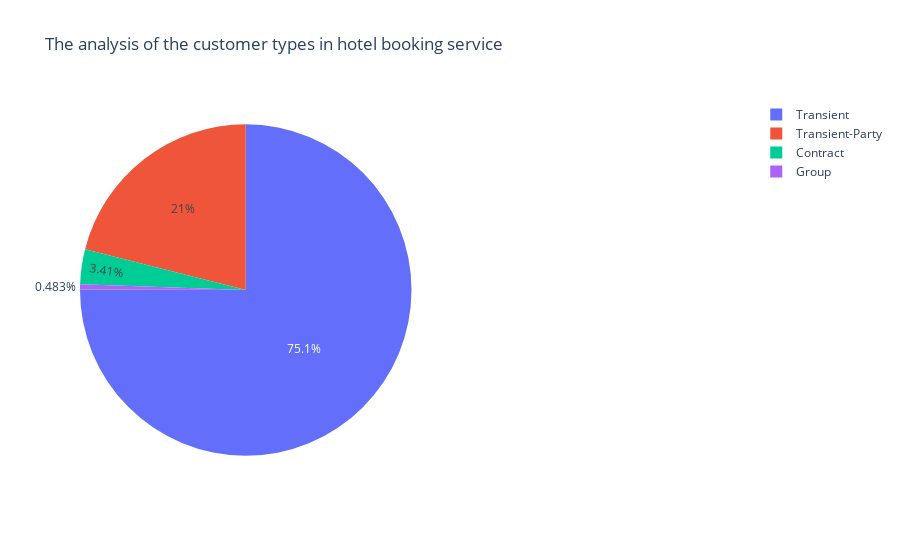

This figure's notebook cell:
### Code cell
from plotly.offline import iplot

values = df.value_counts().values 
labels = df.value_counts().index

figure = {"data": [{"values": values, "labels": labels, "domain": {"x": [0, .5]}, "hoverinfo":"label+percent", "type": "pie"}], 
          "layout": {"title":"The analysis of the customer types in hotel booking service"}}
iplot(figure)

### Figure 1 — Plotly figure (JSON) as saved in the notebook; plotly's stock layout.template omitted (floating-point values rounded to 4 significant figures)
{"data": [{"domain": {"x": [0, 0.5]}, "hoverinfo": "label+percent", "labels": ["Transient", "Transient-Party", "Contract", "Group"], "type": "pie", "values": [89613, 25124, 4076, 577]}], "layout": {"title": {"text": "The analysis of the customer types in hotel booking service"}}}
